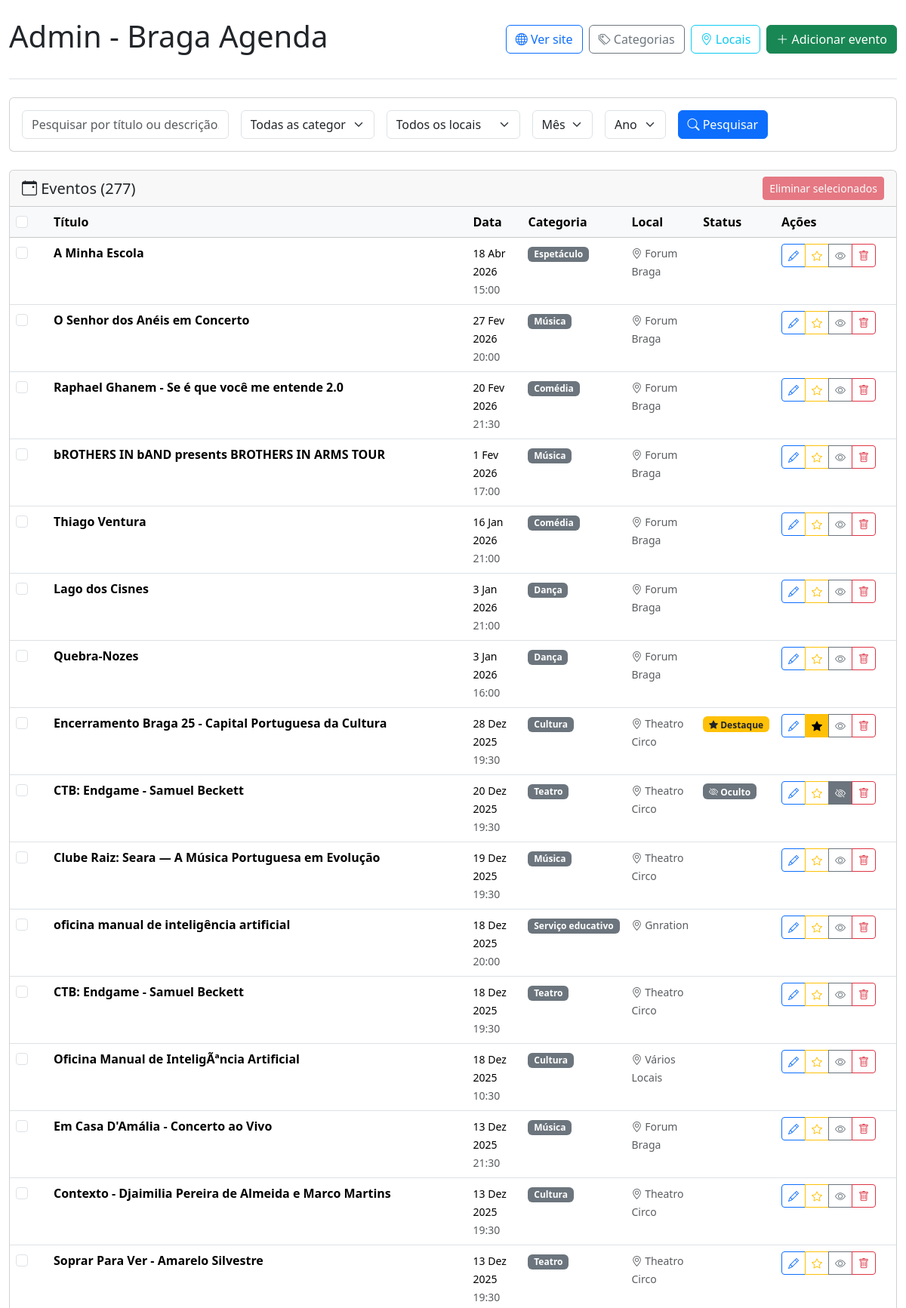
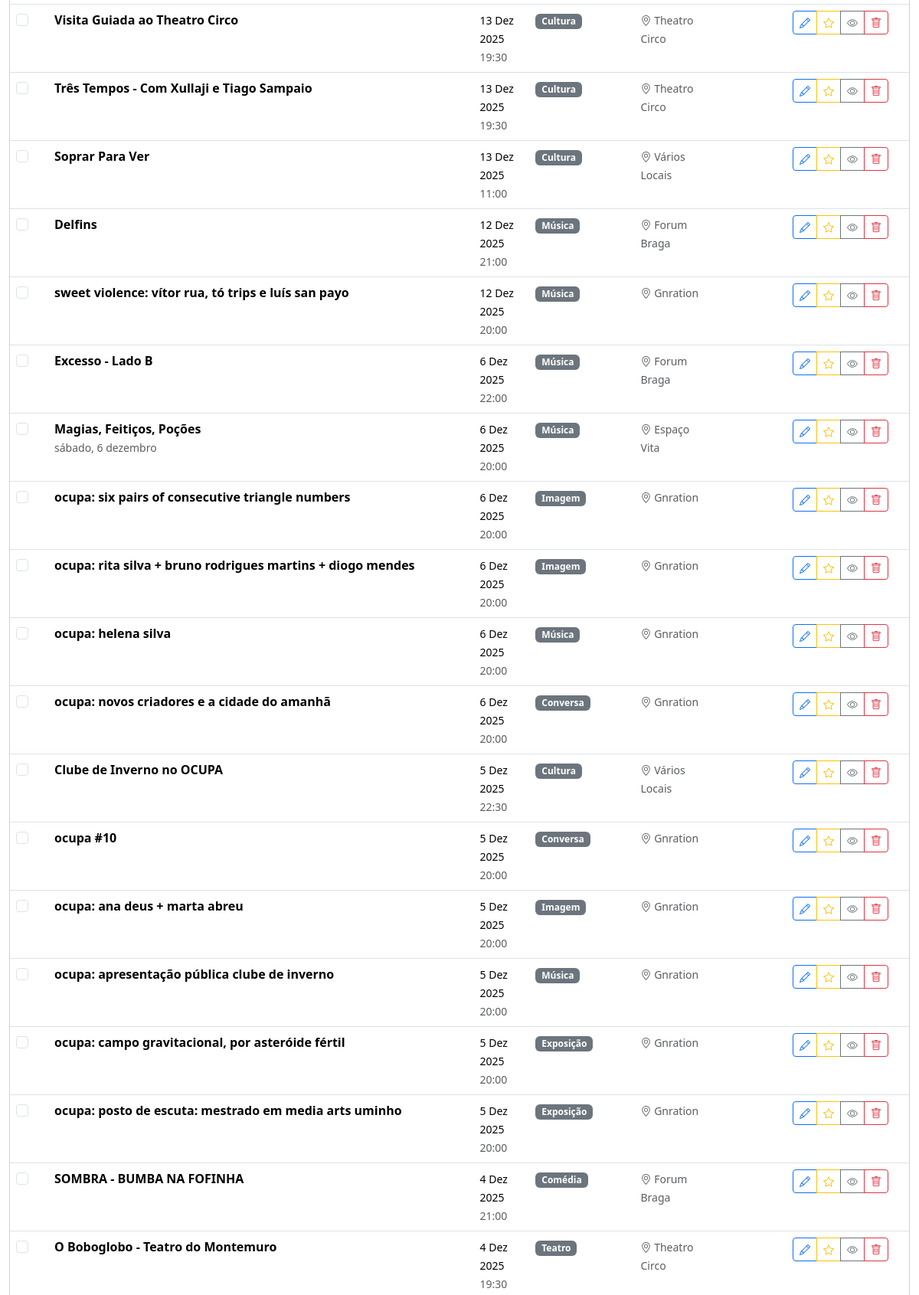
The app's page /admin/index.php (upper part) with its own data (2 pictures, top to bottom).
### tables this page shows
CREATE TABLE events (
            id INTEGER PRIMARY KEY AUTOINCREMENT,
            title TEXT NOT NULL,
            description TEXT,
            event_date DATETIME NOT NULL,
            category TEXT,
            image TEXT,
            url TEXT,
            source_id INTEGER,
            created_at DATETIME DEFAULT CURRENT_TIMESTAMP,
            updated_at DATETIME DEFAULT CURRENT_TIMESTAMP, event_hash TEXT, location TEXT, start_date DATETIME, end_date DATETIME, hidden BOOLEAN DEFAULT 0, featured BOOLEAN DEFAULT 0,
            FOREIGN KEY (source_id) REFERENCES sources(id)
        );

### admin/index.php (the view, shortened to what the rows shown need)
<?php
require_once '../includes/Database.php';
$db = new Database();
function formatAdminDate($dateString) {
    $timestamp = strtotime($dateString);
    $formatted = date('j M Y', $timestamp);
    $monthMap = [
        'Jan' => 'Jan', 'Feb' => 'Fev', 'Mar' => 'Mar', 'Apr' => 'Abr',
        'May' => 'Mai', 'Jun' => 'Jun', 'Jul' => 'Jul', 'Aug' => 'Ago',
        'Sep' => 'Set', 'Oct' => 'Out', 'Nov' => 'Nov', 'Dec' => 'Dez'
    ];
    return str_replace(array_keys($monthMap), array_values($monthMap), $formatted);
}
$page = isset($_GET['page']) ? max(1, (int)$_GET['page']) : 1;
$eventsPerPage = 50;
$offset = ($page - 1) * $eventsPerPage;
$whereClause = '';
$params = [];
$sql = "SELECT * FROM events" . $whereClause . " ORDER BY event_date DESC LIMIT ? OFFSET ?";
$params[] = $eventsPerPage;
$params[] = $offset;
$stmt = $db->getConnection()->prepare($sql);
$stmt->execute($params);
$events = $stmt->fetchAll(PDO::FETCH_ASSOC);
?>
<!DOCTYPE html>
<html lang="pt">
<head>
    <link href="https://cdn.jsdelivr.net/npm/bootstrap@5.3.2/dist/css/bootstrap.min.css" rel="stylesheet">
    <link href="https://cdn.jsdelivr.net/npm/bootstrap-icons@1.11.0/font/bootstrap-icons.css" rel="stylesheet">
</head>
<body>
    <div class="container-fluid">
        <header class="py-4 border-bottom">
            <div class="d-flex justify-content-between align-items-center flex-wrap">
                <h1>Admin - Braga Agenda</h1>
            </div>
        </header>
        <main class="py-4">
            <div class="card">
                <div class="card-body p-0">
                    <?php if (empty($events)): ?>
                        <div class="text-center py-5">
                            <p class="text-muted">Nenhum evento encontrado.</p>
                        </div>
                    <?php else: ?>
                        <form id="batchDeleteForm" method="POST" action="batch-delete.php">
                            <div class="table-responsive">
                                <table class="table table-hover mb-0">
                                    <thead class="table-light">
                                        <tr>
                                            <th style="width: 50px;">
                                                <input type="checkbox" class="form-check-input" id="selectAll">
                                            </th>
                                            <th>Título</th>
                                            <th>Data</th>
                                            <th>Categoria</th>
                                            <th>Local</th>
                                            <th>Status</th>
                                            <th style="width: 160px;">Ações</th>
                                        </tr>
                                    </thead>
                                    <tbody>
                                        <?php foreach ($events as $event): ?>
                                            <tr>
                                                <td>
                                                    <input type="checkbox" class="form-check-input event-checkbox"
                                                           name="event_ids[]" value="<?= $event['id'] ?>">
                                                </td>
                                                <td>
                                                    <strong><?= htmlspecialchars($event['title']) ?></strong>
                                                    <?php if ($event['description']): ?>
                                                        <br><small class="text-muted">
                                                            <?= htmlspecialchars(substr($event['description'], 0, 100)) ?><?= strlen($event['description']) > 100 ? '...' : '' ?>
                                                        </small>
                                                    <?php endif; ?>
                                                </td>
                                                <td>
                                                    <small><?= formatAdminDate($event['event_date']) ?></small>
                                                    <?php if (date('H:i', strtotime($event['event_date'])) !== '00:00'): ?>
                                                        <br><small class="text-muted"><?= date('H:i', strtotime($event['event_date'])) ?></small>
                                                    <?php endif; ?>
                                                </td>
                                                <td>
                                                    <?php if ($event['category']): ?>
                                                        <span class="badge bg-secondary">
                                                            <?= htmlspecialchars($event['category']) ?>
                                                        </span>
                                                    <?php endif; ?>
                                                </td>
                                                <td>
                                                    <?php if ($event['location']): ?>
                                                        <small class="text-muted">
                                                            <i class="bi bi-geo-alt"></i> <?= htmlspecialchars($event['location']) ?>
                                                        </small>
                                                    <?php endif; ?>
                                                </td>
                                                <td>
                                                    <?php if (!empty($event['featured'])): ?>
                                                        <span class="badge bg-warning text-dark">
                                                            <i class="bi bi-star-fill"></i> Destaque
                                                        </span>
                                                    <?php endif; ?>
                                                    <?php if (!empty($event['hidden'])): ?>
                                                        <span class="badge bg-secondary">
                                                            <i class="bi bi-eye-slash"></i> Oculto
                                                        </span>
                                                    <?php endif; ?>
                                                </td>
                                                <td>
                                                    <div class="btn-group btn-group-sm">
                                                        <button type="button" class="btn btn-outline-primary btn-sm"
                                                                title="Editar" onclick="editEvent(<?= $event['id'] ?>)">
                                                            <i class="bi bi-pencil"></i>
                                                        </button>
                                                        <button type="button"
                                                                class="btn <?= !empty($event['featured']) ? 'btn-warning' : 'btn-outline-warning' ?> btn-sm"
                                                                title="<?= !empty($event['featured']) ? 'Remover destaque' : 'Destacar evento' ?>"
                                                                onclick="toggleEventStatus(<?= $event['id'] ?>, 'toggle-featured')">
                                                            <i class="bi bi-star<?= !empty($event['featured']) ? '-fill' : '' ?>"></i>
                                                        </button>
                                                        <button type="button"
                                                                class="btn <?= !empty($event['hidden']) ? 'btn-secondary' : 'btn-outline-secondary' ?> btn-sm"
                                                                title="<?= !empty($event['hidden']) ? 'Mostrar evento' : 'Ocultar evento' ?>"
                                                                onclick="toggleEventStatus(<?= $event['id'] ?>, 'toggle-hidden')">
                                                            <i class="bi bi-eye<?= !empty($event['hidden']) ? '-slash' : '' ?>"></i>
                                                        </button>
                                                        <a href="delete-event.php?id=<?= $event['id'] ?>"
                                                           class="btn btn-outline-danger btn-sm" title="Eliminar"
                                                           onclick="return confirm('Tem certeza?')">
                                                            <i class="bi bi-trash"></i>
                                                        </a>
                                                    </div>
                                                </td>
                                            </tr>
                                        <?php endforeach; ?>
                                    </tbody>
                                </table>
                            </div>
                        </form>
                    <?php endif; ?>
                </div>
            </div>
        </main>
    </div>
</body>
</html>

### records on screen
events: title "A Minha Escola", event_date "18 Abr 2026", event_date "15:00", category "Espetáculo", location "Forum Braga", featured False (drawn), hidden False (drawn)
events: title "O Senhor dos Anéis em Concerto", event_date "27 Fev 2026", event_date "20:00", category "Música", location "Forum Braga", featured False (drawn), hidden False (drawn)
events: title "Raphael Ghanem - Se é que você me entende 2.0", event_date "20 Fev 2026", event_date "21:30", category "Comédia", location "Forum Braga", featured False (drawn), hidden False (drawn)
events: title "bROTHERS IN bAND presents BROTHERS IN ARMS TOUR", event_date "1 Fev 2026", event_date "17:00", category "Música", location "Forum Braga", featured False (drawn), hidden False (drawn)
events: title "Thiago Ventura", event_date "16 Jan 2026", event_date "21:00", category "Comédia", location "Forum Braga", featured False (drawn), hidden False (drawn)
events: title "Lago dos Cisnes", event_date "3 Jan 2026", event_date "21:00", category "Dança", location "Forum Braga", featured False (drawn), hidden False (drawn)
events: title "Quebra-Nozes", event_date "3 Jan 2026", event_date "16:00", category "Dança", location "Forum Braga", featured False (drawn), hidden False (drawn)
events: title "Encerramento Braga 25 - Capital Portuguesa da Cultura", event_date "28 Dez 2025", event_date "19:30", category "Cultura", location "Theatro Circo", featured True (drawn), hidden False (drawn)
events: title "CTB: Endgame - Samuel Beckett", event_date "20 Dez 2025", event_date "19:30", category "Teatro", location "Theatro Circo", hidden True (drawn), featured False (drawn)
events: title "Clube Raiz: Seara — A Música Portuguesa em Evolução", event_date "19 Dez 2025", event_date "19:30", category "Música", location "Theatro Circo", featured False (drawn), hidden False (drawn)
events: title "oficina manual de inteligência artificial", event_date "18 Dez 2025", event_date "20:00", category "Serviço educativo", location "Gnration", featured False (drawn), hidden False (drawn)
events: title "CTB: Endgame - Samuel Beckett", event_date "18 Dez 2025", event_date "19:30", category "Teatro", location "Theatro Circo", featured False (drawn), hidden False (drawn)
events: title "Oficina Manual de InteligÃªncia Artificial", event_date "18 Dez 2025", event_date "10:30", category "Cultura", location "Vários Locais", featured False (drawn), hidden False (drawn)
events: title "Em Casa D'Amália - Concerto ao Vivo", event_date "13 Dez 2025", event_date "21:30", category "Música", location "Forum Braga", featured False (drawn), hidden False (drawn)
events: title "Contexto - Djaimilia Pereira de Almeida e Marco Martins", event_date "13 Dez 2025", event_date "19:30", category "Cultura", location "Theatro Circo", featured False (drawn), hidden False (drawn)
events: title "Soprar Para Ver - Amarelo Silvestre", event_date "13 Dez 2025", event_date "19:30", category "Teatro", location "Theatro Circo", featured False (drawn), hidden False (drawn)
events: title "Visita Guiada ao Theatro Circo", event_date "13 Dez 2025", event_date "19:30", category "Cultura", location "Theatro Circo", featured False (drawn), hidden False (drawn)
events: title "Três Tempos - Com Xullaji e Tiago Sampaio", event_date "13 Dez 2025", event_date "19:30", category "Cultura", location "Theatro Circo", featured False (drawn), hidden False (drawn)
events: title "Soprar Para Ver", event_date "13 Dez 2025", event_date "11:00", category "Cultura", location "Vários Locais", featured False (drawn), hidden False (drawn)
events: title "Delfins", event_date "12 Dez 2025", event_date "21:00", category "Música", location "Forum Braga", featured False (drawn), hidden False (drawn)
events: title "sweet violence: vítor rua, tó trips e luís san payo", event_date "12 Dez 2025", event_date "20:00", category "Música", location "Gnration", featured False (drawn), hidden False (drawn)
events: title "Excesso - Lado B", event_date "6 Dez 2025", event_date "22:00", category "Música", location "Forum Braga", featured False (drawn), hidden False (drawn)
events: title "Magias, Feitiços, Poções", description "sábado, 6 dezembro", event_date "6 Dez 2025", event_date "20:00", category "Música", location "Espaço Vita", featured False (drawn), hidden False (drawn)
events: title "ocupa: six pairs of consecutive triangle numbers", event_date "6 Dez 2025", event_date "20:00", category "Imagem", location "Gnration", featured False (drawn), hidden False (drawn)
events: title "ocupa: rita silva + bruno rodrigues martins + diogo mendes", event_date "6 Dez 2025", event_date "20:00", category "Imagem", location "Gnration", featured False (drawn), hidden False (drawn)
events: title "ocupa: helena silva", event_date "6 Dez 2025", event_date "20:00", category "Música", location "Gnration", featured False (drawn), hidden False (drawn)
events: title "ocupa: novos criadores e a cidade do amanhã", event_date "6 Dez 2025", event_date "20:00", category "Conversa", location "Gnration", featured False (drawn), hidden False (drawn)
events: title "Clube de Inverno no OCUPA", event_date "5 Dez 2025", event_date "22:30", category "Cultura", location "Vários Locais", featured False (drawn), hidden False (drawn)
events: title "ocupa #10", event_date "5 Dez 2025", event_date "20:00", category "Conversa", location "Gnration", featured False (drawn), hidden False (drawn)
events: title "ocupa: ana deus + marta abreu", event_date "5 Dez 2025", event_date "20:00", category "Imagem", location "Gnration", featured False (drawn), hidden False (drawn)
events: title "ocupa: apresentação pública clube de inverno", event_date "5 Dez 2025", event_date "20:00", category "Música", location "Gnration", featured False (drawn), hidden False (drawn)
events: title "ocupa: campo gravitacional, por asteróide fértil", event_date "5 Dez 2025", event_date "20:00", category "Exposição", location "Gnration", featured False (drawn), hidden False (drawn)
events: title "ocupa: posto de escuta: mestrado em media arts uminho", event_date "5 Dez 2025", event_date "20:00", category "Exposição", location "Gnration", featured False (drawn), hidden False (drawn)
events: title "SOMBRA - BUMBA NA FOFINHA", event_date "4 Dez 2025", event_date "21:00", category "Comédia", location "Forum Braga", featured False (drawn), hidden False (drawn)
events: title "O Boboglobo - Teatro do Montemuro", event_date "4 Dez 2025", event_date "19:30", category "Teatro", location "Theatro Circo", featured False (drawn), hidden False (drawn)

### other values on screen
$totalEvents "277"
